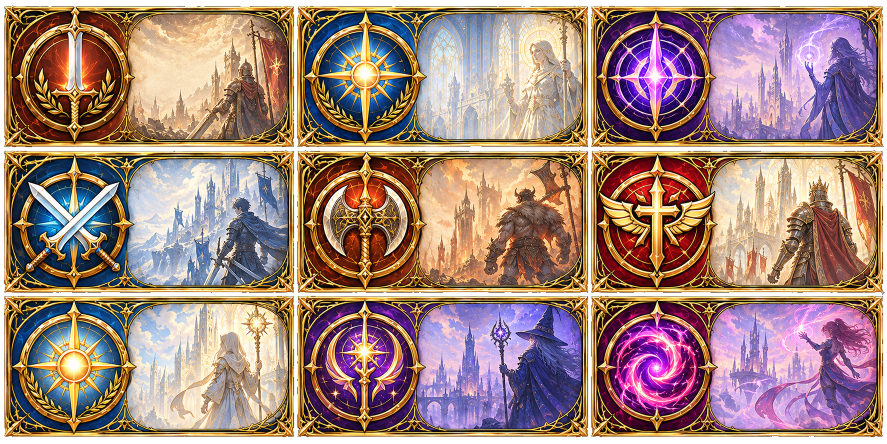
#> input picture ImmortalHeroesAssets/Altar_ClassCards.png, 1774 x 887 px (shown at 1/2 size)
$ python build_ranger_cards.py
#> lines starting #> are read from the running program, lines starting #| are printed output that depends on the picture; after the words box and inside, x2 and y2 are one past the last pixel; in counts of white or black regions, pixels touching at a corner belong together
#> in main, `out = Image.new("RGB", (1760, 283), (0, 0, 0))`: out: PIL image 1760x283 RGB; every value is 0
"""v0.24.0 placeholder Altar cards for Ranger / Acrobat / Bowmaster (until the user's paintings).
Each card reuses an existing painted card (frame + emblem) re-hued to the class colour (gold kept),
with a figure-free landscape from the Art Refresh scenes in the art panel.
Output: ImmortalHeroesAssets/Altar_RangerCards.png (3 cards of 580x283, 590 px apart) read by
Core.cs AltarCardSprite.
Usage: python3 tools/build_ranger_cards.py
"""
import os
import numpy as np
from PIL import Image, ImageDraw, ImageFilter

ROOT = os.path.dirname(os.path.dirname(os.path.abspath(__file__)))
A = os.path.join(ROOT, "ImmortalHeroesAssets")
SCENES = os.path.join(ROOT, "docs", "source_art", "art_refresh", "scenes")
# v0.24.2: the user's Ranger / Acrobat / Bowmaster portraits (square, never stretched: cover-crop).
CARDS_ART = os.path.join(ROOT, "docs", "source_art", "ranger_kali", "cards")
# Measured card frames in Altar_ClassCards.png (= Core.cs AltarCardBounds): Cleric, Sword Master, Spellcaster.
CARD = {"Cleric": (594, 12, 582, 282), "Sword Master": (8, 301, 580, 284), "Spellcaster": (1183, 592, 583, 282),
        "Wizard": (595, 592, 581, 282)}
# (card donor, hue, saturation scale, scene, scene crop x-range fraction)
CARDS = [("Cleric", 115, 0.85, "ranger", 0.30),
         ("Spellcaster", 170, 0.80, "acrobat", 0.30),
         ("Wizard", 95, 0.80, "bowmaster", 0.30)]
PANEL = (252, 22, 563, 263)
# Per card gradient maps (match the emblem): Ranger forest green, Acrobat teal-green, Bowmaster olive-gold.
STOPS = {"ranger": [[28, 70, 40], [52, 150, 84], [150, 222, 120], [255, 246, 205]],
         "acrobat": [[18, 60, 58], [36, 138, 118], [128, 224, 196], [240, 255, 240]],
         "bowmaster": [[40, 64, 26], [96, 140, 52], [196, 214, 110], [255, 244, 200]]}
TARGET_LUM, TARGET_SAT = 0.66, 0.33
EMBLEM = (126, 141, 112)       # emblem disc (card px): centre + radius inside the outer ring   # art panel interior inside the frame (card px)


def rehue(img, hue, sat_scale):
#> called with hue = 115, sat_scale = 0.85
    a = np.asarray(img.convert("RGB"), dtype=np.float64) / 255.0
    mx, mn = a.max(2), a.min(2)
    s = np.where(mx > 0, (mx - mn) / np.maximum(mx, 1e-6), 0)
    r, g, b = a[..., 0], a[..., 1], a[..., 2]
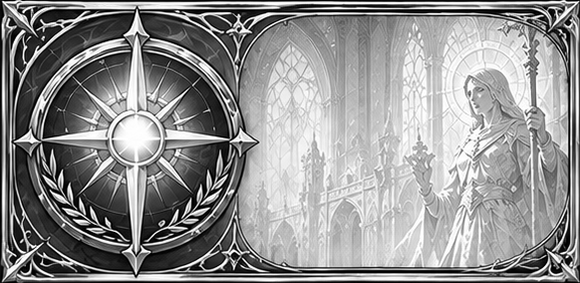
#> g: shape (283, 580) float64; min 0, max 1, mean 0.569
    d = np.maximum(mx - mn, 1e-6)
    h = np.zeros_like(mx)
    h = np.where(mx == r, ((g - b) / d) % 6, h)
    h = np.where(mx == g, (b - r) / d + 2, h)
    h = np.where(mx == b, (r - g) / d + 4, h)
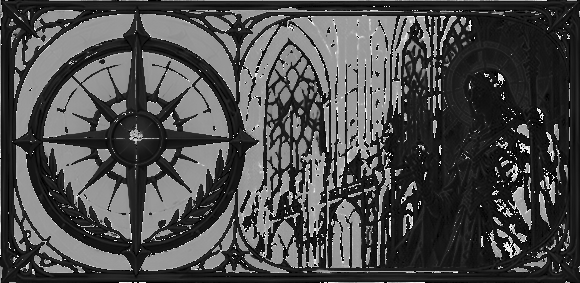
#> h: shape (283, 580) float64; min 0, max 5.99, mean 1.78; drawn with min black and max white
    h *= 60.0
    gold = (h >= 22) & (h <= 62) & (s > 0.35)
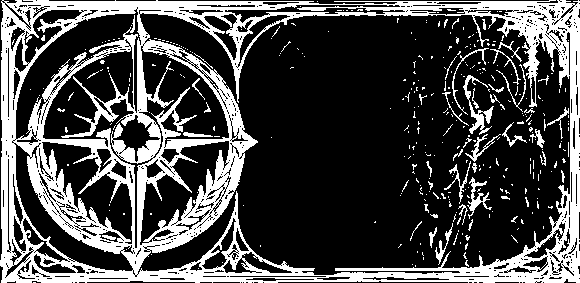
#> gold: shape (283, 580) bool; 28.7% white; 338 white regions (295 under 20 px), largest, box (x1, y1, x2, y2) and area: (0, 0, 580, 283) 42657, (463, 75, 494, 135) 461, (467, 177, 492, 219) 292
    sel = (s > 0.08) & ~gold
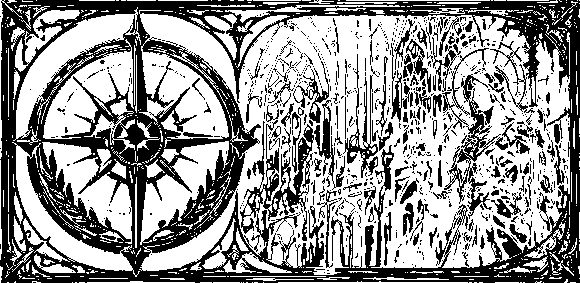
#> sel: shape (283, 580) bool; 58.9% white; 870 black regions (731 under 20 px), largest, box (x1, y1, x2, y2) and area: (0, 0, 580, 283) 48838, (240, 120, 314, 241) 2352, (442, 48, 501, 219) 2143
    nh = np.full_like(h, hue) / 60.0
    c = mx * s * sat_scale
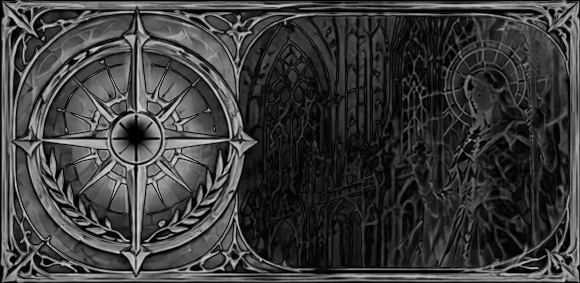
#> c: shape (283, 580) float64; min 0, max 0.85, mean 0.236
    x = c * (1 - np.abs(nh % 2 - 1))
    m0 = mx - c
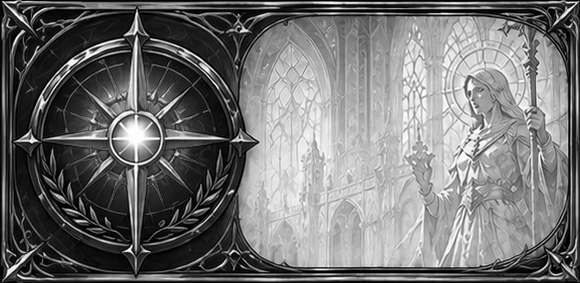
#> m0: shape (283, 580) float64; min 0, max 1, mean 0.454
    i = np.floor(nh).astype(int) % 6
#> nh: shape (283, 580) float64; every value is 1.92
    z = 0 * c
#> z: shape (283, 580) float64; every value is 0
    rr = np.choose(i, [c, x, z, z, x, c]) + m0
#> i: shape (283, 580) int64; every value is 1
    gg = np.choose(i, [x, c, c, x, z, z]) + m0
    bb = np.choose(i, [z, z, x, c, c, x]) + m0
    new = np.stack([rr, gg, bb], -1)
    out = np.where(sel[..., None], new, a)
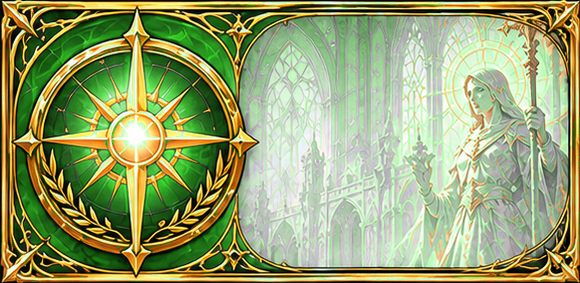
#> out: shape (283, 580, 3) float64; mean of channels 0, 1, 2 0.587, 0.636, 0.433; drawn as R, G, B
    return Image.fromarray(np.clip(out * 255, 0, 255).astype(np.uint8))


def panel_scene(name, focus_y, size, hue):
    """Portrait cover-cropped to the art panel (keeps aspect), lightly lifted."""
#> (the run stopped early here; a loop or call above may not have finished)
